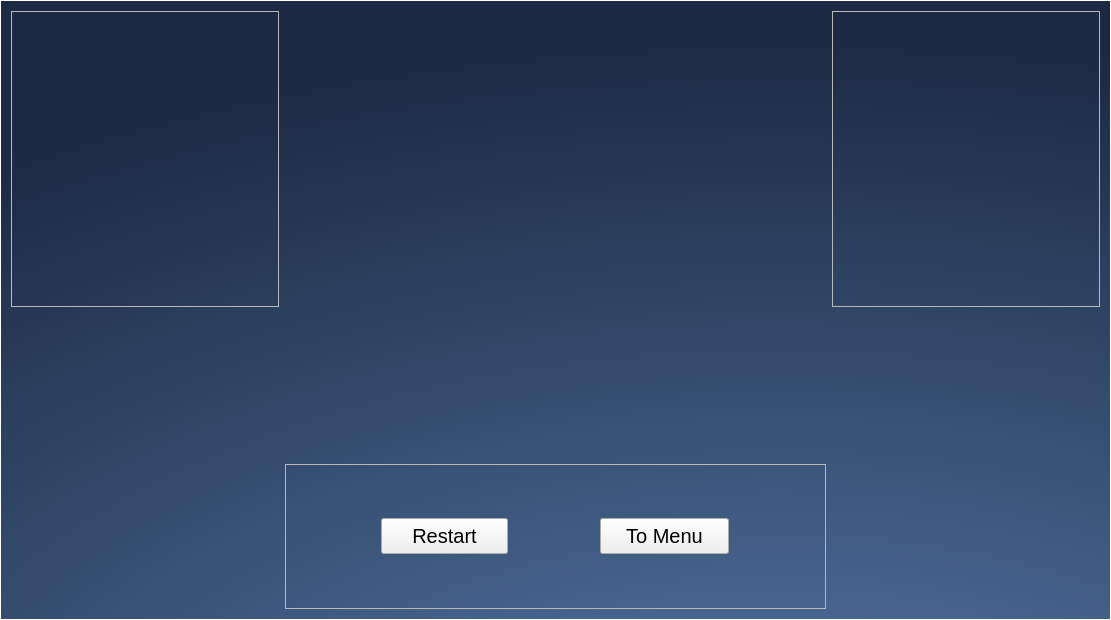
<?xml version="1.0" encoding="UTF-8"?>
<ui version="4.0">
 <class>Form</class>
 <widget class="QWidget" name="Form">
  <property name="geometry">
   <rect>
    <x>0</x>
    <y>0</y>
    <width>1111</width>
    <height>620</height>
   </rect>
  </property>
  <property name="windowTitle">
   <string>Form</string>
  </property>
  <property name="styleSheet">
   <string notr="true">QWidget#Form {
background: qradialgradient(cx: 0.7, cy: 1.4, fx: 0.7, fy: 1.4, radius: 1.35, stop: 0 #597fb0, stop: 1 #1c2942);
color: rgb(0, 0, 0);
border: 1px solid #ffffff;
}</string>
  </property>
  <layout class="QGridLayout" name="gridLayout">
   <item row="4" column="1" colspan="2">
    <widget class="QFrame" name="frame">
     <property name="frameShape">
      <enum>QFrame::StyledPanel</enum>
     </property>
     <property name="frameShadow">
      <enum>QFrame::Raised</enum>
     </property>
     <layout class="QGridLayout" name="gridLayout_2">
      <item row="0" column="0">
       <widget class="QPushButton" name="pushButton">
        <property name="sizePolicy">
         <sizepolicy hsizetype="Maximum" vsizetype="Fixed">
          <horstretch>0</horstretch>
          <verstretch>0</verstretch>
         </sizepolicy>
        </property>
        <property name="font">
         <font>
          <pointsize>15</pointsize>
         </font>
        </property>
        <property name="styleSheet">
         <string notr="true">padding: 5px 30px</string>
        </property>
        <property name="text">
         <string>Restart</string>
        </property>
       </widget>
      </item>
      <item row="0" column="1">
       <widget class="QPushButton" name="pushButton_2">
        <property name="sizePolicy">
         <sizepolicy hsizetype="Maximum" vsizetype="Fixed">
          <horstretch>0</horstretch>
          <verstretch>0</verstretch>
         </sizepolicy>
        </property>
        <property name="font">
         <font>
          <pointsize>15</pointsize>
         </font>
        </property>
        <property name="styleSheet">
         <string notr="true">padding: 5px 25px</string>
        </property>
        <property name="text">
         <string>To Menu</string>
        </property>
       </widget>
      </item>
     </layout>
    </widget>
   </item>
   <item row="1" column="1" colspan="2">
    <widget class="QLabel" name="label">
     <property name="sizePolicy">
      <sizepolicy hsizetype="Preferred" vsizetype="Preferred">
       <horstretch>0</horstretch>
       <verstretch>0</verstretch>
      </sizepolicy>
     </property>
     <property name="font">
      <font>
       <family>Helvetica</family>
       <pointsize>25</pointsize>
      </font>
     </property>
     <property name="styleSheet">
      <string notr="true">color: #ffffff;</string>
     </property>
     <property name="text">
      <string/>
     </property>
     <property name="alignment">
      <set>Qt::AlignCenter</set>
     </property>
    </widget>
   </item>
   <item row="1" column="0" rowspan="2">
    <widget class="QFrame" name="frame_3">
     <property name="frameShape">
      <enum>QFrame::StyledPanel</enum>
     </property>
     <property name="frameShadow">
      <enum>QFrame::Raised</enum>
     </property>
    </widget>
   </item>
   <item row="3" column="1" colspan="2">
    <widget class="QLabel" name="label_3">
     <property name="font">
      <font>
       <family>Helvetica</family>
       <pointsize>25</pointsize>
      </font>
     </property>
     <property name="styleSheet">
      <string notr="true">color: #ffffff;</string>
     </property>
     <property name="text">
      <string/>
     </property>
     <property name="alignment">
      <set>Qt::AlignCenter</set>
     </property>
    </widget>
   </item>
   <item row="1" column="3" rowspan="2">
    <widget class="QFrame" name="frame_4">
     <property name="frameShape">
      <enum>QFrame::StyledPanel</enum>
     </property>
     <property name="frameShadow">
      <enum>QFrame::Raised</enum>
     </property>
    </widget>
   </item>
   <item row="2" column="1" colspan="2">
    <widget class="QLabel" name="label_2">
     <property name="font">
      <font>
       <family>Helvetica</family>
       <pointsize>25</pointsize>
      </font>
     </property>
     <property name="styleSheet">
      <string notr="true">color: #ffffff;</string>
     </property>
     <property name="text">
      <string/>
     </property>
     <property name="alignment">
      <set>Qt::AlignCenter</set>
     </property>
    </widget>
   </item>
  </layout>
 </widget>
 <resources/>
 <connections/>
</ui>
